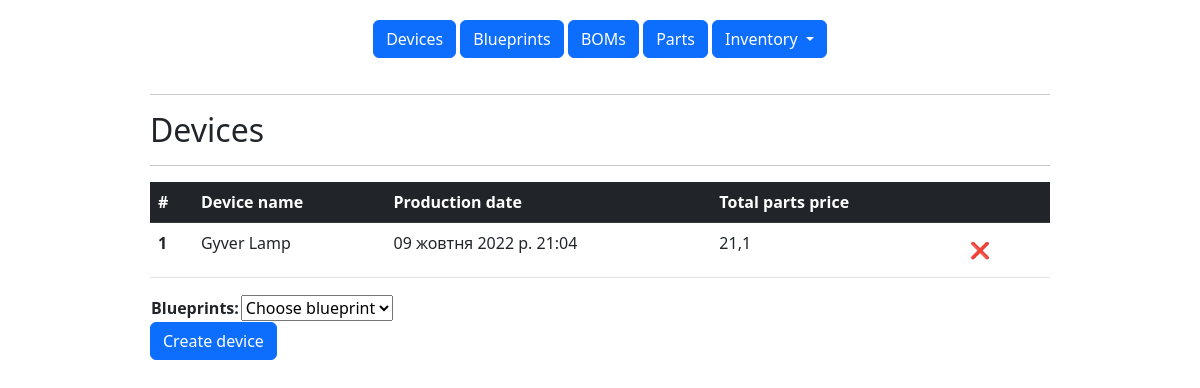
The page / on the database its author committed.
### inventory/models.py (models this page shows, shortened)
class Device(models.Model):
    production_date = models.DateTimeField('Production date', auto_now_add=True)
    parts_price = models.FloatField('Total parts price', default=0)
    blueprint = models.ForeignKey(Blueprint, on_delete=models.CASCADE)
    class Meta:
        verbose_name = 'Device'
        verbose_name_plural = 'Devices'

class Blueprint(models.Model):
    blueprint_name = models.CharField('Blueprint name', max_length=200, unique=True)
    def __str__(self):
        return self.blueprint_name
    class Meta:
        verbose_name = 'Blueprint'
        verbose_name_plural = 'Blueprints'

### inventory/views.py (the view)
# urls.py: path('', views.devices, name='index'),
def devices(request):
    if request.method == 'POST':
        form = BlueprintFormChoice(request.POST)
        if form.is_valid():
            try:
                blueprint_id = Blueprint.objects.filter(blueprint_name=form.cleaned_data['blueprints']).values('id')
                blueprint_id = blueprint_id[0]['id']
                with transaction.atomic():
                    device = Device.objects.create(blueprint_id=blueprint_id, parts_price=0)
                    result = create_device_transactions(blueprint_id=blueprint_id, device_id=device.id)
                if not result['error']:
                    device.parts_price = result['data']
                    device.save()
            except:
                form.add_error(None, result['data'])
    else:
        form = BlueprintFormChoice()
    device_list = Device.objects.order_by('-production_date')
    return render(request, 'devices.html', {'device_list': device_list, 'form': form, 'menu': menu})

### inventory/forms.py
class BlueprintFormChoice(forms.ModelForm):
    def __init__(self, *args, **kwargs):
        super(BlueprintFormChoice, self).__init__(*args, **kwargs)
        choices = Blueprint.objects.all()
        self.fields['blueprints'] = forms.ModelChoiceField(queryset=choices, empty_label='Choose blueprint')
    class Meta:
        model = Blueprint
        exclude = ['blueprint_name']

### templates/devices.html (shortened to what this page needs)
{% extends 'base.html' %}
{% block content %}
    {% if device_list %}
    <div class="w-75 mx-auto">
    <hr>
        <h2>{{ menu.0.title }} </h2>
    <hr>
    <table class="table">
         <thead class="table-dark">
            <tr>
            <th scope="col">#</th>
            <th scope="col">Device name</th>
            <th scope="col">Production date</th>
            <th scope="col">Total parts price</th>
            <th scope="col"></th>
            </tr>
  </thead>
  <tbody>
        {% for device in device_list %}
    <tr>
      <th scope="row">{{forloop.counter}}</th>
      <td>{{ device.blueprint.blueprint_name }}</td>
      <td>{{ device.production_date }}</td>
      <td>{{ device.parts_price }}</td>
      <td><a class="btn" href="{% url 'inventory:delete_record' menu.0.title|lower device.id %}" role="button">❌</a></td>
    </tr>
        {% endfor %}
    </tbody>
</table>
    {% else %}
        <p><strong>Device list is empty</strong></p>
    {% endif %}
<form method="post" action="{% url 'inventory:devices' %}">
        <table>
    {{ form.as_table }}
        </table>
    <button type="submit" class="btn btn-primary">Create device</button>
</form>
</div>
{% endblock %}

### rows shown on the page
Device: blueprint.blueprint_name "Gyver Lamp", production_date "09 жовтня 2022 р. 21:04", parts_price "21,1"

### other values the page prints
{{ item.title }} "Devices" "Blueprints" "BOMs" "Parts"
{{ menu.0.title }} "Devices"
